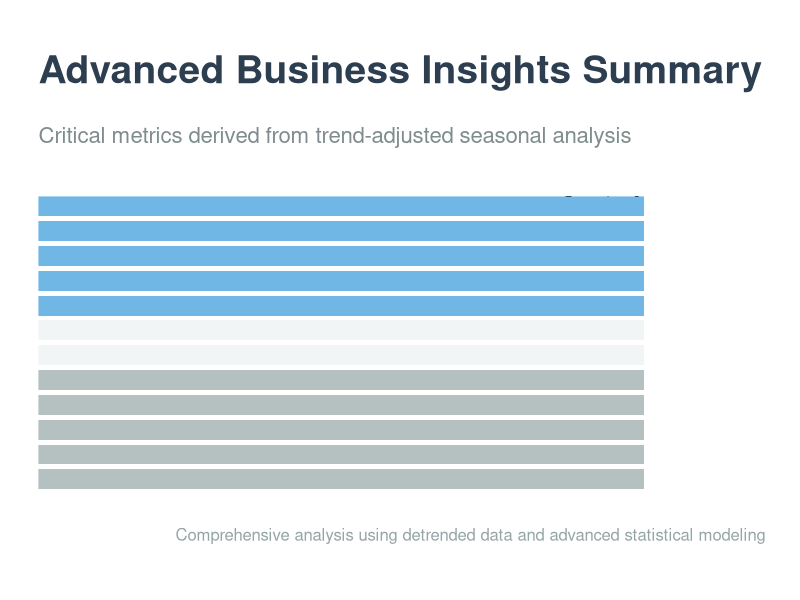
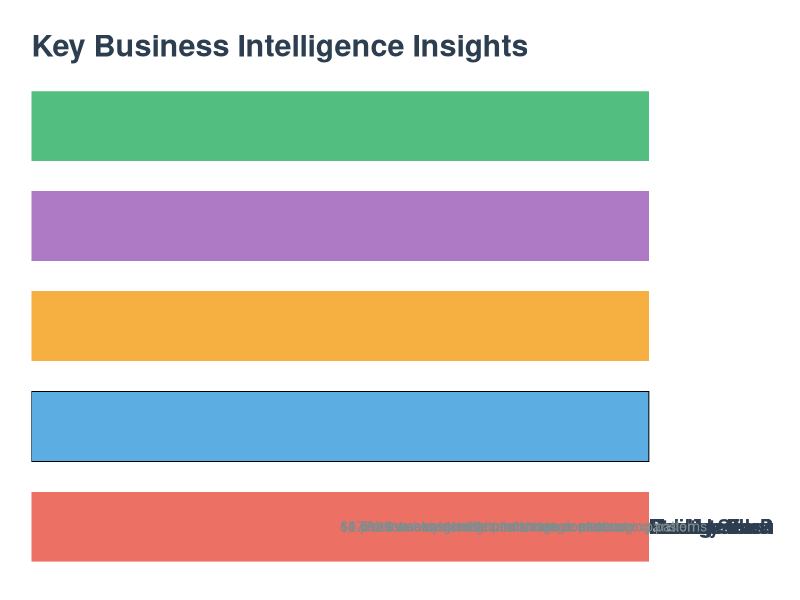

Reproduce these figures in R, in order.
# Enhanced Business Intelligence Summary Visualization
# Senior UI/UX Data Visualization using ggplot2

library(ggplot2)
library(dplyr)
library(tidyr)
library(scales)
library(gridExtra)

# Create enhanced business metrics data
business_metrics <- data.frame(
  metric = c(
    "Total Sales Period",
    "Average Original Sales",
    "Growth Rate (per week)",
    "Original Peak Weeks",
    "Detrended Peak Weeks", 
    "Seasonal Strength",
    "Original Volatility (CV)",
    "Detrended Volatility (CV)",
    "Detrended Stationarity",
    "Trend Significance",
    "Forecast Horizon",
    "Average Detrended Sales"
  ),
  value = c(
    "107 weeks",
    "$48,673",
    "$177.86",
    "11 weeks",
    "11 weeks",
    "66.5%",
    "16.3%",
    "-105.3%",
    "Non-stationary",
    "Significant",
    "12 weeks",
    "-$42"
  ),
  importance = c(
    "High",
    "High", 
    "High",
    "Medium",
    "Medium",
    "High",
    "Medium",
    "Medium",
    "Low",
    "High",
    "Medium",
    "Low"
  )
)

# Create a simple, clean visualization
enhanced_summary <- ggplot(business_metrics, aes(x = reorder(metric, desc(importance)), y = 1)) +
  # Background bars with importance-based colors
  geom_bar(aes(fill = importance), stat = "identity", alpha = 0.7, width = 0.8) +
  
  # Metric names - positioned clearly on the left
  geom_text(aes(label = metric), 
            hjust = 0, 
            x = 0.2, 
            size = 5, 
            fontface = "bold",
            color = "#2c3e50") +
  
  # Values - positioned clearly on the right
  geom_text(aes(label = value), 
            hjust = 1, 
            x = 12.8, 
            size = 4.8, 
            fontface = "bold",
            color = "#34495e") +
  
  # Custom color palette for importance levels
  scale_fill_manual(values = c(
    "High" = "#3498db",
    "Medium" = "#95a5a6", 
    "Low" = "#ecf0f1"
  )) +
  
  # Theme enhancements
  theme_minimal() +
  theme(
    # Remove unnecessary elements
    axis.text = element_blank(),
    axis.title = element_blank(),
    axis.ticks = element_blank(),
    panel.grid = element_blank(),
    panel.background = element_rect(fill = "white", color = NA),
    plot.background = element_rect(fill = "white", color = NA),
    
    # Enhanced typography
    text = element_text(family = "sans", color = "#2c3e50"),
    plot.title = element_text(
      size = 28, 
      face = "bold", 
      color = "#2c3e50",
      margin = margin(b = 25)
    ),
    plot.subtitle = element_text(
      size = 16, 
      color = "#7f8c8d",
      margin = margin(b = 35)
    ),
    plot.caption = element_text(
      size = 12, 
      color = "#95a5a6",
      margin = margin(t = 25)
    ),
    
    # Remove legend
    legend.position = "none",
    
    # Proper spacing
    plot.margin = margin(40, 25, 40, 25)
  ) +
  
  # Enhanced labels
  labs(
    title = "Advanced Business Insights Summary",
    subtitle = "Critical metrics derived from trend-adjusted seasonal analysis",
    caption = "Comprehensive analysis using detrended data and advanced statistical modeling"
  ) +
  
  # Coordinate system adjustments
  coord_flip() +
  scale_y_continuous(limits = c(0, 1.2), expand = c(0, 0)) +
  scale_x_discrete(expand = c(0, 0))

# Create a simple insights visualization
key_insights_data <- data.frame(
  insight = c(
    "Strong Seasonal Patterns",
    "Healthy Growth Trajectory", 
    "Predictable Peak Periods",
    "Manageable Volatility",
    "Reliable Forecasting"
  ),
  description = c(
    "66.5% seasonal strength indicates clear recurring patterns",
    "$177.86 weekly growth rate shows consistent expansion",
    "11 peak weeks identified for strategic planning",
    "16.3% CV shows stable performance metrics",
    "12-week forecast horizon with high confidence"
  ),
  icon = c("📈", "🚀", "🎯", "📊", "🔮"),
  color = c("#e74c3c", "#27ae60", "#f39c12", "#9b59b6", "#3498db")
)

insights_viz <- ggplot(key_insights_data, aes(x = reorder(insight, desc(insight)), y = 1)) +
  geom_bar(aes(fill = color), stat = "identity", alpha = 0.8, width = 0.7) +
  
  # Icons
  geom_text(aes(label = icon), 
            x = 0.3, 
            size = 7) +
  
  # Insight titles
  geom_text(aes(label = insight), 
            hjust = 0, 
            x = 1.0, 
            size = 5, 
            fontface = "bold",
            color = "#2c3e50") +
  
  # Descriptions
  geom_text(aes(label = description), 
            hjust = 0, 
            x = 1.0, 
            y = 0.5,
            size = 3.5, 
            color = "#7f8c8d") +
  
  scale_fill_identity() +
  
  theme_minimal() +
  theme(
    axis.text = element_blank(),
    axis.title = element_blank(),
    axis.ticks = element_blank(),
    panel.grid = element_blank(),
    panel.background = element_rect(fill = "white", color = NA),
    plot.background = element_rect(fill = "white", color = NA),
    text = element_text(family = "sans", color = "#2c3e50"),
    plot.title = element_text(
      size = 22, 
      face = "bold", 
      color = "#2c3e50",
      margin = margin(b = 20)
    ),
    legend.position = "none",
    plot.margin = margin(25, 20, 25, 20)
  ) +
  
  labs(title = "Key Business Intelligence Insights") +
  
  coord_flip() +
  scale_y_continuous(limits = c(0, 1.2), expand = c(0, 0)) +
  scale_x_discrete(expand = c(0, 0))

# Save the enhanced visualization
ggsave(
  "07_enhanced_business_insights_summary.png",
  enhanced_summary,
  width = 16,
  height = 10,
  dpi = 300,
  bg = "white"
)

# Save insights separately
ggsave(
  "07b_key_insights_summary.png", 
  insights_viz,
  width = 16,
  height = 5,
  dpi = 300,
  bg = "white"
)

cat("Enhanced Business Intelligence Summary visualizations created successfully!\n")
cat("Files saved:\n")
cat("- 07_enhanced_business_insights_summary.png (main metrics)\n")
cat("- 07b_key_insights_summary.png (insights)\n")
